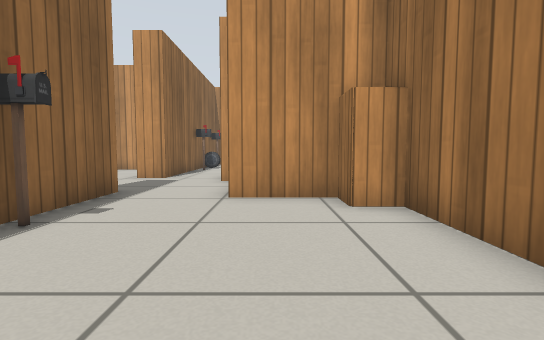
[1] (above)

16 first-person views from a walk through a Gazebo world. The camera is 0.5 m above the floor, tilts 4° down and sees 85° across. Floor lines are 1 m apart. The floor is counted in squares, 0.5 m on a side. Each view is taken from the middle of a square. On the plan, view 1 faces up. The plan holds only what a view shows up to about 12 squares ahead; the rest is blank. Gazebo's built-in surfaces are drawn with simple patterns. Some stock models are drawn as simple stand-ins.

[2]
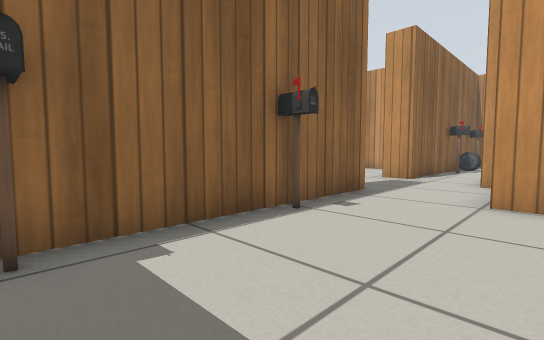

[3]
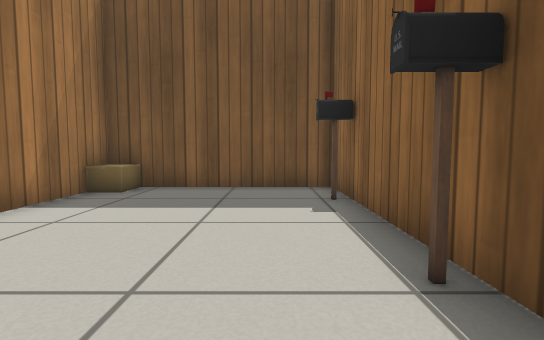

[4]
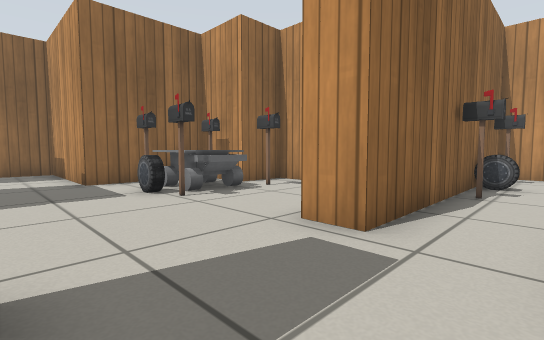

[5]
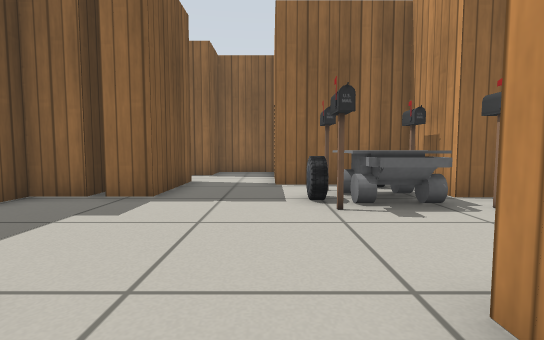

[6]
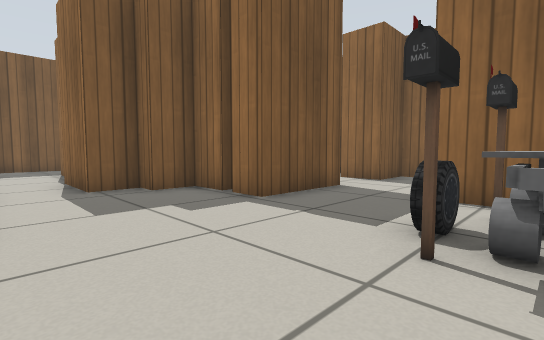

[7]
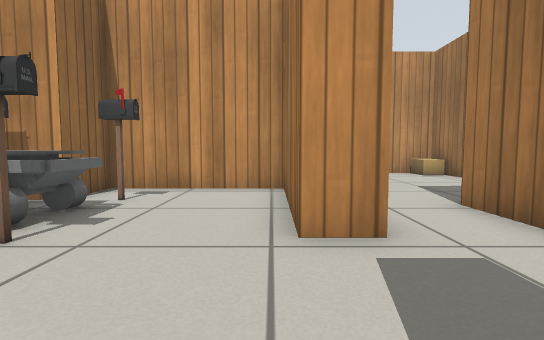

[8]
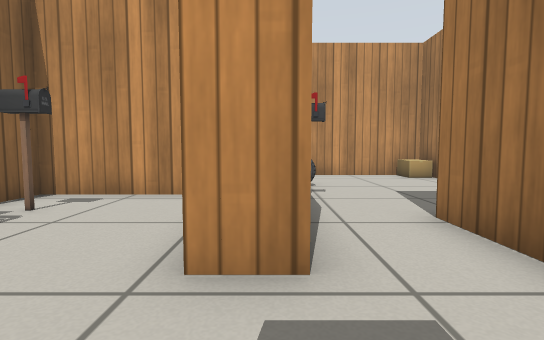

[9]
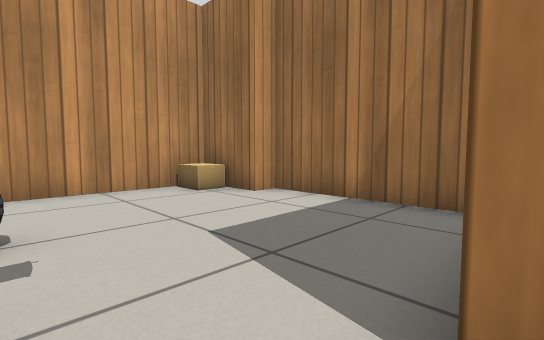

[10]
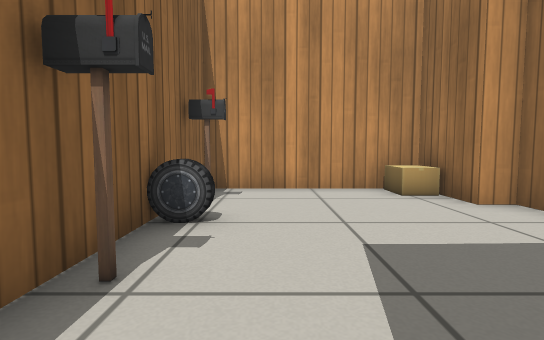

[11]
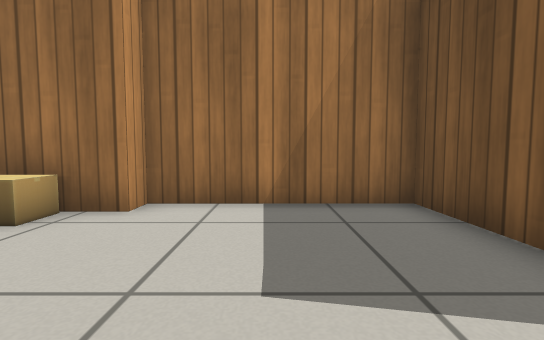

[12]
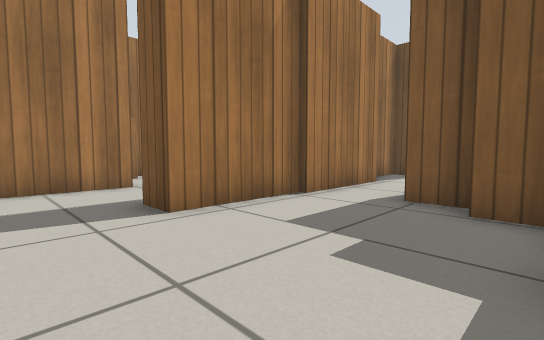

[13]
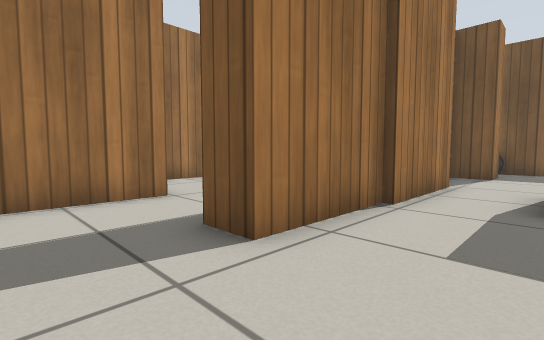

[14]
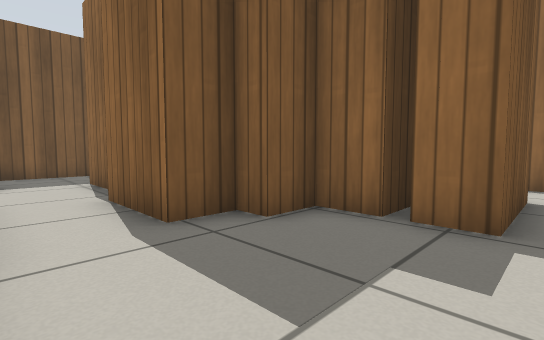

[15]
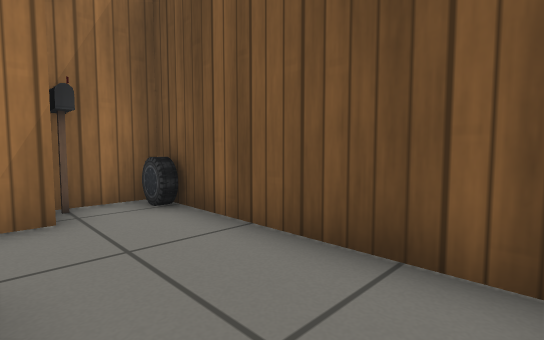

[16]
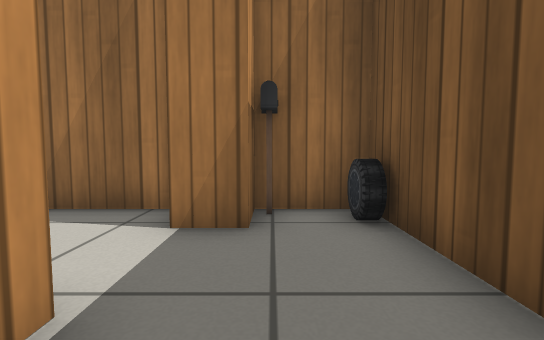

### Floor plan
Ten units are one square. View 1 is at (0, 0); x grows to the right and y downward. Boxes are objects, and circles mark ways between rooms. Rooms are numbered by the first view taken in them; rooms with no view inside come last. Other rooms are left out.
<svg viewBox="-130 -200 160 261">
<path fill="none" stroke="#000" d="M15 -61 -9 -61M-36 -69 -36 18 24 18 24 -44M-36 -103 -46 -103M-46 -69 -36 -69M-9 -61 -9 -89M-46 -103 -46 -145 -92 -145 -92 -128 -113 -128 -113 -91 -125 -91M-92 -51 -92 -39 -80 -39 -80 -32 -68 -32 -68 -6M-122 -65 -92 -65 -92 -54M-46 -36 -46 -69M-48 -1 -48 -38M-1 -123 24 -124 24 -173 17 -173 17 -195 -36 -195 -36 -103M-16 -105 -16 -124M-73 10 -73 27M-100 56 -41 56 -41 37 -53 37 -53 27 -41 27 -41 2"/>
<rect x="-35" y="-5" width="10" height="10" fill="#bbb"><title>postbox</title></rect>
<rect x="-35" y="-45" width="10" height="10" fill="#bbb"><title>postbox</title></rect>
<rect x="15" y="5" width="10" height="10" fill="#bbb"><title>cardboard box</title></rect>
<rect x="15" y="-65" width="10" height="20" fill="#bbb"><title>cabinet</title></rect>
<rect x="-115" y="-125" width="10" height="10" fill="#bbb"><title>other object</title></rect>
<rect x="-105" y="-105" width="10" height="10" fill="#bbb"><title>postbox</title></rect>
<rect x="-105" y="-125" width="30" height="20" fill="#bbb"><title>other object</title></rect>
<rect x="-105" y="-125" width="10" height="10" fill="#bbb"><title>postbox</title></rect>
<rect x="-95" y="-105" width="10" height="10" fill="#bbb"><title>car</title></rect>
<rect x="-85" y="-105" width="10" height="10" fill="#bbb"><title>postbox</title></rect>
<rect x="-85" y="-135" width="10" height="10" fill="#bbb"><title>postbox</title></rect>
<rect x="-35" y="-145" width="10" height="10" fill="#bbb"><title>postbox</title></rect>
<rect x="-35" y="-165" width="10" height="10" fill="#bbb"><title>car</title></rect>
<rect x="-35" y="-185" width="10" height="10" fill="#bbb"><title>postbox</title></rect>
<rect x="5" y="-195" width="10" height="10" fill="#bbb"><title>cardboard box</title></rect>
<rect x="-55" y="45" width="10" height="10" fill="#bbb"><title>car</title></rect>
<circle cx="-25" cy="-60" r="3" fill="#2a7"/>
<circle cx="-40" cy="-85" r="3" fill="#2a7"/>
<circle cx="-25" cy="-115" r="3" fill="#2a7"/>
<circle cx="-60" cy="0" r="3" fill="#2a7"/>
<text x="-10" y="-20">1</text>
<text x="-30" y="-90">2</text>
<text x="-80" y="-90">3</text>
<text x="-10" y="-150">4</text>
<text x="-70" y="30">5</text>
</svg>
Room 1 opens to room 2. Room 2 opens to room 3. Room 2 opens to room 4. Room 3 opens to room 5.

Where each view was taken, in squares from view 1:
view 1: 0 up, 0 right, facing up
view 2: 0 up, 0 right, facing up-left
view 3: 6 up, 2 left, facing down
view 4: 7 up, 2 left, facing up-left
view 5: 9 up, 3 left, facing left
view 6: 11 up, 5 left, facing down-left
view 7: 7 up, 5 left, facing up
view 8: 8 up, 4 left, facing up
view 9: 12 up, 3 left, facing up-right
view 10: 12 up, 2 left, facing up
view 11: 15 up, 3 left, facing right
view 12: 9 up, 9 left, facing down-right
view 13: 9 up, 7 left, facing down-right
view 14: 7 up, 5 left, facing down-left
view 15: 3 down, 10 left, facing down-right
view 16: 4 down, 9 left, facing right
